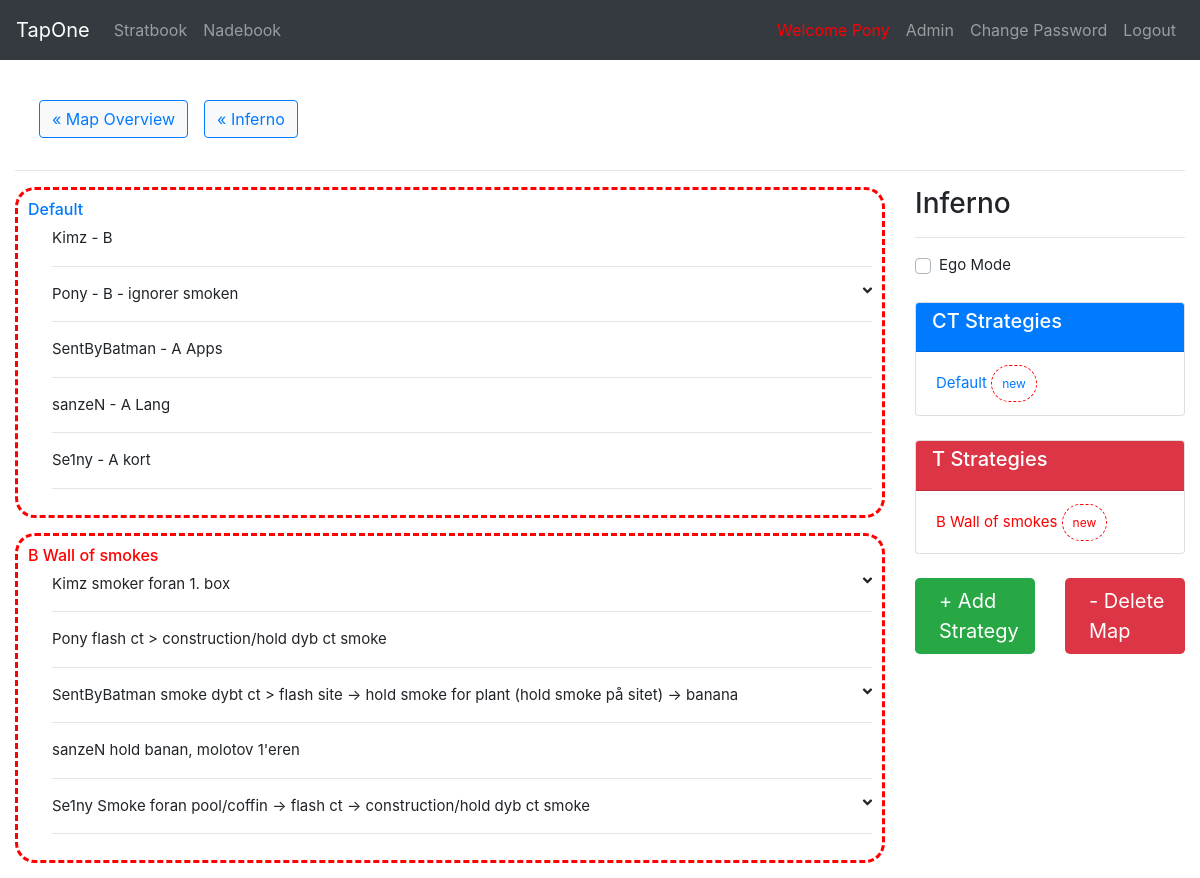
The page /stratbook/map/6/ (signed in) on the database its author committed.
### StratBook/models.py (models this page shows, shortened)
class Map(models.Model):
    name = models.CharField(max_length=50)
    active_duty = models.BooleanField(default=True)
    img = models.ImageField(upload_to=map_directory_path, blank=True, null=True)
    def ct_strategies(self):
        return self.strategy_set.filter(team='CT').order_by(F('category__ordering').asc(nulls_last=True), 'name')
    def t_strategies(self):
        return self.strategy_set.filter(team='T').order_by(F('category__ordering').asc(nulls_last=True), 'name')

class Strategy(models.Model):
    TEAM_CHOICES = [
        ('T', 'Terrorist'),
        ('CT', 'Counter-Terrorist')
    ]
    map_name = models.ForeignKey(Map, on_delete=models.CASCADE)
    name = models.CharField(max_length=200)
    team = models.CharField(max_length=2, choices=TEAM_CHOICES)
    added_date = models.DateTimeField('date added', default=timezone.now)
    updated_date = models.DateTimeField('date added', default=timezone.now)
    category = models.ForeignKey(Category, null=True, blank=True, on_delete=models.SET_NULL)
    is_hidden = models.BooleanField(default=False)
    def is_new(self):
        time_between_insertion =  timezone.now() - self.updated_date
        return time_between_insertion.days < 7
    def print_if_new(self):
        if self.is_new():
            return "new"
    def bullets(self):
        return self.bullet_set.order_by(F('player__playerordering__number').asc(nulls_last=True))

class Bullet(models.Model):
    text = models.CharField(max_length=200, blank=True)
    strategy = models.ForeignKey(Strategy, on_delete=models.CASCADE)
    player = models.ForeignKey(get_user_model(),
            on_delete=models.SET_NULL, blank=True, null=True)
    nade = models.ForeignKey(Nade, on_delete=models.SET_NULL, blank=True, null=True)
    def replace_player_text(self):
        if self.player:
            name = self.player.username
            return self.text.replace("@player", name)
        else:
            return self.text

### StratBook/views.py (the view)
# urls.py: path('map/<int:pk>/', views.MapDetailView.as_view(), name="map"),
@method_decorator(login_required, name='dispatch')
@method_decorator(permission_required('StratBook.view_map', raise_exception=True), name ='dispatch')
class MapDetailView(generic.DetailView):
    model = Map
    template_name = 'StratBook/map_detail_v2.html'
    context_object_name = 'map'

### StratBook/models.py (called while the page is built)
    def get_setup_image_url(self):
        if (self.setup_img):
            return self.setup_img.url
        if (self.setup_img_link):
            return self.setup_img_link
        return ''

    def get_image_url(self):
        if (self.img):
            return self.img.url
        if (self.img_link):
            return self.img_link
        return ''

    def type_text(self):
        for (t, name) in self.NADE_TYPE_CHOICES:
            if self.nade_type == t:
                return name

    def has_setup(self):
        if (self.setup_img):
            return True
        elif (self.setup_img_link):
            return True
        else:
            return False

### StratBook/templates/StratBook/map_detail_v2.html (shortened to what this page needs)
{% extends "base.html" %}
{% load static %}
{% block content %}
<link rel="stylesheet" type="text/css" href={% static 'StratBook/css/strat_detail.css' %}>
{% include 'StratBook/_mini_nav.html' %}
<hr>
<div class="row">
  <div class="col-md-9">
    <div class="strats">
      {% for strat in map.ct_strategies %}
        {% include 'StratBook/_strat_card.html' %}
      {% endfor %}
      {% for strat in map.t_strategies %}
        {% include 'StratBook/_strat_card.html' %}
      {% endfor %}
    </div>
  </div>
  <div class="col-md-3">
    <div class="sticky-top">
      <h3>{{map.name}}</h3>
      <hr>
      <div class="custom-control custom-checkbox mb-4">
        <label class="custom-control-label" for="egoCheck">Ego Mode</label>
      </div>
      <div class="card">
        <div class="card-header bg-primary text-white">
          <h5 class="card-title">CT Strategies</h5>
        </div>
        <div class="card-body">
          <p class="card-text">
          {% if not map.ct_strategies %}
            <p><small class="text-muted">No CT Strategies available</small></p>
          {% else %}
            {% for strat in map.ct_strategies %}
              <a class="{{strat.team}}-link" href="#strat-{{strat.id}}">{{strat.name}}
                {% if strat.is_new %}
                  <small class="new">new</small>
                {% endif %}
              </a>
            {% endfor %}
          {% endif %}
          </p>
        </div>
      </div>
      <div class="card mt-4">
        <div class="card-header bg-danger text-white">
          <h5 class="card-title">T Strategies</h5>
        </div>
        <div class="card-body">
          <p class="card-text">
          {% if not map.t_strategies %}
            <p><small class="text-muted">No T Strategies available</small></p>
          {% else %}
            {% for strat in map.t_strategies %}
              <a class="{{strat.team}}-link" href="#strat-{{strat.id}}">{{strat.name}}
                {% if strat.is_new %}
                  <small class="new">new</small>
                {% endif %}
              </a>
            {% endfor %}
          {% endif %}
          </p>
        </div>
      </div>
      <div class="row">
      {% if perms.StratBook.add_strategy %}
        <div class="col">
          <a href={% url 'StratBook:add_strat' map.id %} class="btn-block btn-lg mt-4 mb-4 btn-success">
            <div class="ml-2">+ Add Strategy</div>
          </a>
        </div>
        {% endif %}
        {% if perms.StratBook.delete_map %}
        <div class="col">
          <a href={% url 'StratBook:delete_map' map.id %}
                 class="btn-block btn-lg mt-4 mb-4 btn-danger">
            <div class="ml-2">- Delete Map</div>
          </a>
        </div>
        {% endif %}
      </div>
    </div>
  </div>
</div>
{% endblock %}

### templates/navbar.html (shortened to what this page needs)
<nav class="navbar navbar-expand-sm navbar-dark bg-dark">
  <a class="navbar-brand" href={% url 'index' %}>TapOne</a>
  <div class="collapse navbar-collapse" id="navbarsExample04">
    <ul class="navbar-nav mr-auto">
      <li class="nav-item">
        <a class="nav-link" href={% url 'StratBook:index' %}>Stratbook</a>
      </li>
      <li class="nav-item">
              <a class="nav-link" href={% url 'StratBook:nadebook' %}>Nadebook</a>
      </li>
    </ul>
    <ul class="navbar-nav ml-auto">
        {% if user.is_authenticated %}
          <li class="nav-item">
            <div class="welcomer"> Welcome {{user.username}}</div>
          </li>
          {% if perms.AdminPage.view_admin %}
            <li class="nav-item">
              <a class="nav-link" href={% url 'AdminPage:index' %}>Admin</a>
            </li>
          {% endif %}
          <li class="nav-item">
            <a class="nav-link" href={% url 'password_change' %}>Change Password</a>
          </li>
          <li class="nav-item">
            <a class="nav-link" href={% url 'logout' %}>Logout</a>
          </li>
        {% endif %}
    </ul>
  </div>
</nav>

### StratBook/templates/StratBook/_mini_nav.html (shortened to what this page needs)
<nav class="navbar navbar-expand-sm">
  <ul class="navbar-nav mr-auto">
    <li class="nav-link">
            <a class="btn btn-outline-primary btn-light"
                    href={% url 'StratBook:index' %}>&laquo Map Overview</a>
    </li>
    {% if strat %}
    <li class="nav-link">
      <a class="btn btn-outline-primary btn-light"
              href={% url 'StratBook:map' strat.map_name.id %}>&laquo; {{strat.map_name.name}}
      </a>
    </li>
    {% elif map %}
    <li class="nav-link">
      <a class="btn btn-outline-primary btn-light"
              href={% url 'StratBook:map' map.id %}>&laquo; {{map.name}}
    </li>
    {% endif %}
  </ul>
</nav>

### StratBook/templates/StratBook/_strat_card.html (shortened to what this page needs)
{% if perms.AdminPage.can_view_hidden_strats or not strat.is_hidden %}
<div class="strat {{strat.print_if_new}}" id="strat-{{strat.id}}">
  <a class="{{strat.team}}-link" href={% url 'StratBook:strat' strat.id %}>
    <h6 class="mb-2">{{strat.name}}</h6>
  <div id="bullets-{{strat.id}}" class="ml-4">
    {% for bullet in strat.bullets %}
      {% include 'StratBook/_bullet_card_v2.html' %}
    {% endfor %}
  </div>
</div>
{% endif %}

### StratBook/templates/StratBook/_bullet_card_v2.html (shortened to what this page needs)
<div class="
      {% if bullet.player == user %}
      ego
      {% else %}
      selfless
      {% endif %}
      ">
  <a class="card-link" data-toggle="collapse" data-target="#collapse-{{bullet.id}}"
              aria-expanded="false" aria-controls="collapse-{{bullet.id}}">
    <div id="heading-{{bullet.id}}">
      {{bullet.replace_player_text}}
      {% if bullet.nade %}
        <span class="fas fa-angle-down float-right"></span>
      {% endif %}
    </div>
    <hr>
  </a>
</div>

### TapOne/static/TapOne/css/style.css (style rules this page uses)
html { scroll-behavior: smooth; }
nav.bg-dark { padding-top: 10px; padding-bottom: 10px; }
.card-link { text-decoration: none; color: #212529; cursor: pointer; }
.welcomer { padding: 8px; font-size: 1rem; color: red; }

### StratBook/static/StratBook/css/strat_detail.css (style rules this page uses)
div.strats { font-size: 15px; }
div.sticky-top { font-size: 15px; }
a.t-link { color: red; }
.card-header { padding: .4rem 1rem; }
.sticky-top { overflow-y: scroll; overflow-x: hidden; max-height: 100vh; }
.new { padding: 10px; border: 3px dashed red; border-radius: 20px; margin-bottom: 15px; }
small.new { border: 1px dashed red; }

### rows shown on the page
Map: name "Inferno"
Strategy: name "Default", shows "new"
Bullet: replace_player_text "Kimz - B"
Bullet: replace_player_text "Pony - B - ignorer smoken"
Bullet: replace_player_text "SentByBatman - A Apps"
Bullet: replace_player_text "sanzeN - A Lang"
Bullet: replace_player_text "Se1ny - A kort"
Strategy: name "B Wall of smokes", shows "new"
Bullet: replace_player_text "Kimz smoker foran 1. box"
Bullet: replace_player_text "Pony flash ct > construction/hold dyb ct smoke"
Bullet: replace_player_text "SentByBatman smoke dybt ct > flash site -> hold smoke for plant (hold smoke på sitet) -> banana"
Bullet: replace_player_text "sanzeN hold banan, molotov 1'eren"
Bullet: replace_player_text "Se1ny Smoke foran pool/coffin -> flash ct -> construction/hold dyb ct smoke"

### other values the page prints
{{ user.username }} "Pony"
